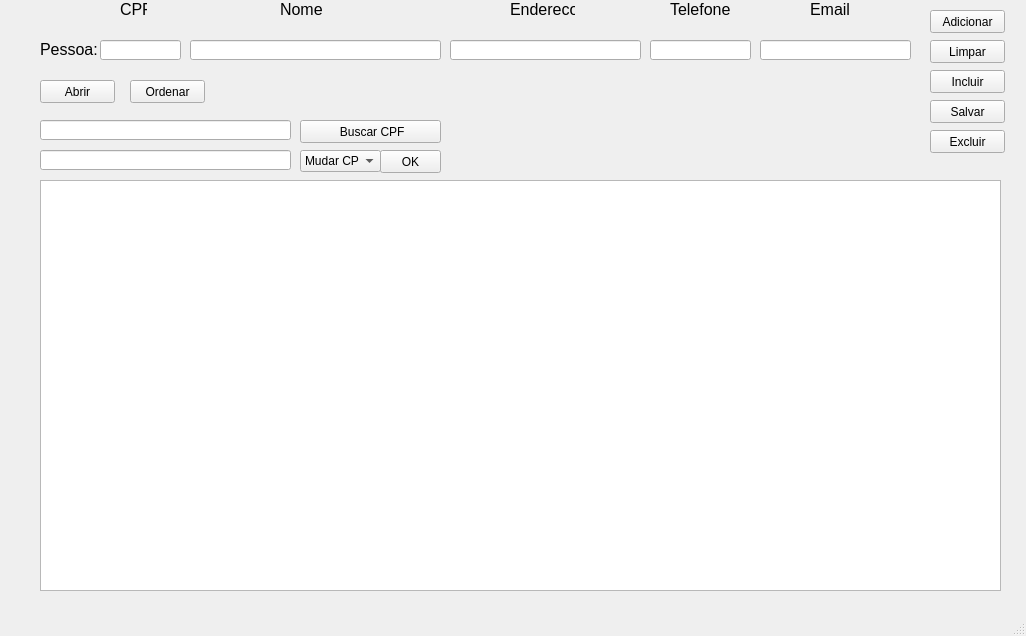
<?xml version="1.0" encoding="UTF-8"?>
<ui version="4.0">
 <class>MainWindow</class>
 <widget class="QMainWindow" name="MainWindow">
  <property name="geometry">
   <rect>
    <x>0</x>
    <y>0</y>
    <width>1026</width>
    <height>636</height>
   </rect>
  </property>
  <property name="windowTitle">
   <string>MainWindow</string>
  </property>
  <widget class="QWidget" name="centralwidget">
   <widget class="QPushButton" name="pushButtonAdicionar">
    <property name="geometry">
     <rect>
      <x>930</x>
      <y>10</y>
      <width>75</width>
      <height>23</height>
     </rect>
    </property>
    <property name="text">
     <string>Adicionar</string>
    </property>
   </widget>
   <widget class="QTableWidget" name="tabela">
    <property name="geometry">
     <rect>
      <x>40</x>
      <y>180</y>
      <width>961</width>
      <height>411</height>
     </rect>
    </property>
   </widget>
   <widget class="QPushButton" name="pushButtonAbrir">
    <property name="geometry">
     <rect>
      <x>40</x>
      <y>80</y>
      <width>75</width>
      <height>23</height>
     </rect>
    </property>
    <property name="text">
     <string>Abrir</string>
    </property>
   </widget>
   <widget class="QPushButton" name="pushButtonOrdenar">
    <property name="geometry">
     <rect>
      <x>130</x>
      <y>80</y>
      <width>75</width>
      <height>23</height>
     </rect>
    </property>
    <property name="text">
     <string>Ordenar</string>
    </property>
   </widget>
   <widget class="QLineEdit" name="lineEditElemento">
    <property name="geometry">
     <rect>
      <x>40</x>
      <y>120</y>
      <width>251</width>
      <height>20</height>
     </rect>
    </property>
   </widget>
   <widget class="QPushButton" name="pushButtonOrdenar_2">
    <property name="geometry">
     <rect>
      <x>300</x>
      <y>120</y>
      <width>141</width>
      <height>23</height>
     </rect>
    </property>
    <property name="text">
     <string> Buscar CPF</string>
    </property>
   </widget>
   <widget class="QPushButton" name="pushButtonExcluir">
    <property name="geometry">
     <rect>
      <x>930</x>
      <y>130</y>
      <width>75</width>
      <height>23</height>
     </rect>
    </property>
    <property name="text">
     <string>Excluir</string>
    </property>
   </widget>
   <widget class="QPushButton" name="pushButtonSalvar">
    <property name="geometry">
     <rect>
      <x>930</x>
      <y>100</y>
      <width>75</width>
      <height>23</height>
     </rect>
    </property>
    <property name="text">
     <string>Salvar</string>
    </property>
   </widget>
   <widget class="QLineEdit" name="lineEditAlterar">
    <property name="geometry">
     <rect>
      <x>40</x>
      <y>150</y>
      <width>251</width>
      <height>20</height>
     </rect>
    </property>
   </widget>
   <widget class="QComboBox" name="comboBox">
    <property name="geometry">
     <rect>
      <x>300</x>
      <y>150</y>
      <width>81</width>
      <height>22</height>
     </rect>
    </property>
    <item>
     <property name="text">
      <string>Mudar CPF</string>
     </property>
    </item>
    <item>
     <property name="text">
      <string>Mudar Nome</string>
     </property>
    </item>
    <item>
     <property name="text">
      <string>Mudar Endereco</string>
     </property>
    </item>
    <item>
     <property name="text">
      <string>Mudar Telefone</string>
     </property>
    </item>
    <item>
     <property name="text">
      <string>Mudar Email</string>
     </property>
    </item>
   </widget>
   <widget class="QPushButton" name="pushButtonOK">
    <property name="geometry">
     <rect>
      <x>380</x>
      <y>150</y>
      <width>61</width>
      <height>23</height>
     </rect>
    </property>
    <property name="text">
     <string>OK</string>
    </property>
   </widget>
   <widget class="QPushButton" name="pushButtonLimpar">
    <property name="geometry">
     <rect>
      <x>930</x>
      <y>40</y>
      <width>75</width>
      <height>23</height>
     </rect>
    </property>
    <property name="text">
     <string>Limpar</string>
    </property>
   </widget>
   <widget class="QPushButton" name="pushButtonIncluir">
    <property name="geometry">
     <rect>
      <x>930</x>
      <y>70</y>
      <width>75</width>
      <height>23</height>
     </rect>
    </property>
    <property name="text">
     <string>Incluir</string>
    </property>
   </widget>
   <widget class="QLabel" name="label_6">
    <property name="geometry">
     <rect>
      <x>40</x>
      <y>40</y>
      <width>61</width>
      <height>19</height>
     </rect>
    </property>
    <property name="font">
     <font>
      <pointsize>12</pointsize>
     </font>
    </property>
    <property name="text">
     <string>Pessoa:</string>
    </property>
   </widget>
   <widget class="QLabel" name="label_2">
    <property name="geometry">
     <rect>
      <x>120</x>
      <y>0</y>
      <width>27</width>
      <height>19</height>
     </rect>
    </property>
    <property name="font">
     <font>
      <pointsize>12</pointsize>
     </font>
    </property>
    <property name="text">
     <string>CPF</string>
    </property>
   </widget>
   <widget class="QLabel" name="label">
    <property name="geometry">
     <rect>
      <x>280</x>
      <y>0</y>
      <width>42</width>
      <height>19</height>
     </rect>
    </property>
    <property name="font">
     <font>
      <pointsize>12</pointsize>
     </font>
    </property>
    <property name="text">
     <string>Nome</string>
    </property>
   </widget>
   <widget class="QLabel" name="label_3">
    <property name="geometry">
     <rect>
      <x>510</x>
      <y>0</y>
      <width>65</width>
      <height>19</height>
     </rect>
    </property>
    <property name="font">
     <font>
      <pointsize>12</pointsize>
     </font>
    </property>
    <property name="text">
     <string>Endereco</string>
    </property>
   </widget>
   <widget class="QLabel" name="label_4">
    <property name="geometry">
     <rect>
      <x>670</x>
      <y>0</y>
      <width>61</width>
      <height>19</height>
     </rect>
    </property>
    <property name="font">
     <font>
      <pointsize>12</pointsize>
     </font>
    </property>
    <property name="text">
     <string>Telefone</string>
    </property>
   </widget>
   <widget class="QLabel" name="label_5">
    <property name="geometry">
     <rect>
      <x>810</x>
      <y>0</y>
      <width>39</width>
      <height>19</height>
     </rect>
    </property>
    <property name="font">
     <font>
      <pointsize>12</pointsize>
     </font>
    </property>
    <property name="text">
     <string>Email</string>
    </property>
   </widget>
   <widget class="QLineEdit" name="lineEditCPF">
    <property name="geometry">
     <rect>
      <x>100</x>
      <y>40</y>
      <width>81</width>
      <height>20</height>
     </rect>
    </property>
   </widget>
   <widget class="QLineEdit" name="lineEditNome">
    <property name="geometry">
     <rect>
      <x>190</x>
      <y>40</y>
      <width>251</width>
      <height>20</height>
     </rect>
    </property>
   </widget>
   <widget class="QLineEdit" name="lineEditEndereco">
    <property name="geometry">
     <rect>
      <x>450</x>
      <y>40</y>
      <width>191</width>
      <height>20</height>
     </rect>
    </property>
   </widget>
   <widget class="QLineEdit" name="lineEditTelefone">
    <property name="geometry">
     <rect>
      <x>650</x>
      <y>40</y>
      <width>101</width>
      <height>20</height>
     </rect>
    </property>
   </widget>
   <widget class="QLineEdit" name="lineEditEmail">
    <property name="geometry">
     <rect>
      <x>760</x>
      <y>40</y>
      <width>151</width>
      <height>20</height>
     </rect>
    </property>
   </widget>
  </widget>
  <widget class="QMenuBar" name="menubar">
   <property name="geometry">
    <rect>
     <x>0</x>
     <y>0</y>
     <width>1026</width>
     <height>21</height>
    </rect>
   </property>
  </widget>
  <widget class="QStatusBar" name="statusbar"/>
 </widget>
 <resources/>
 <connections/>
</ui>
